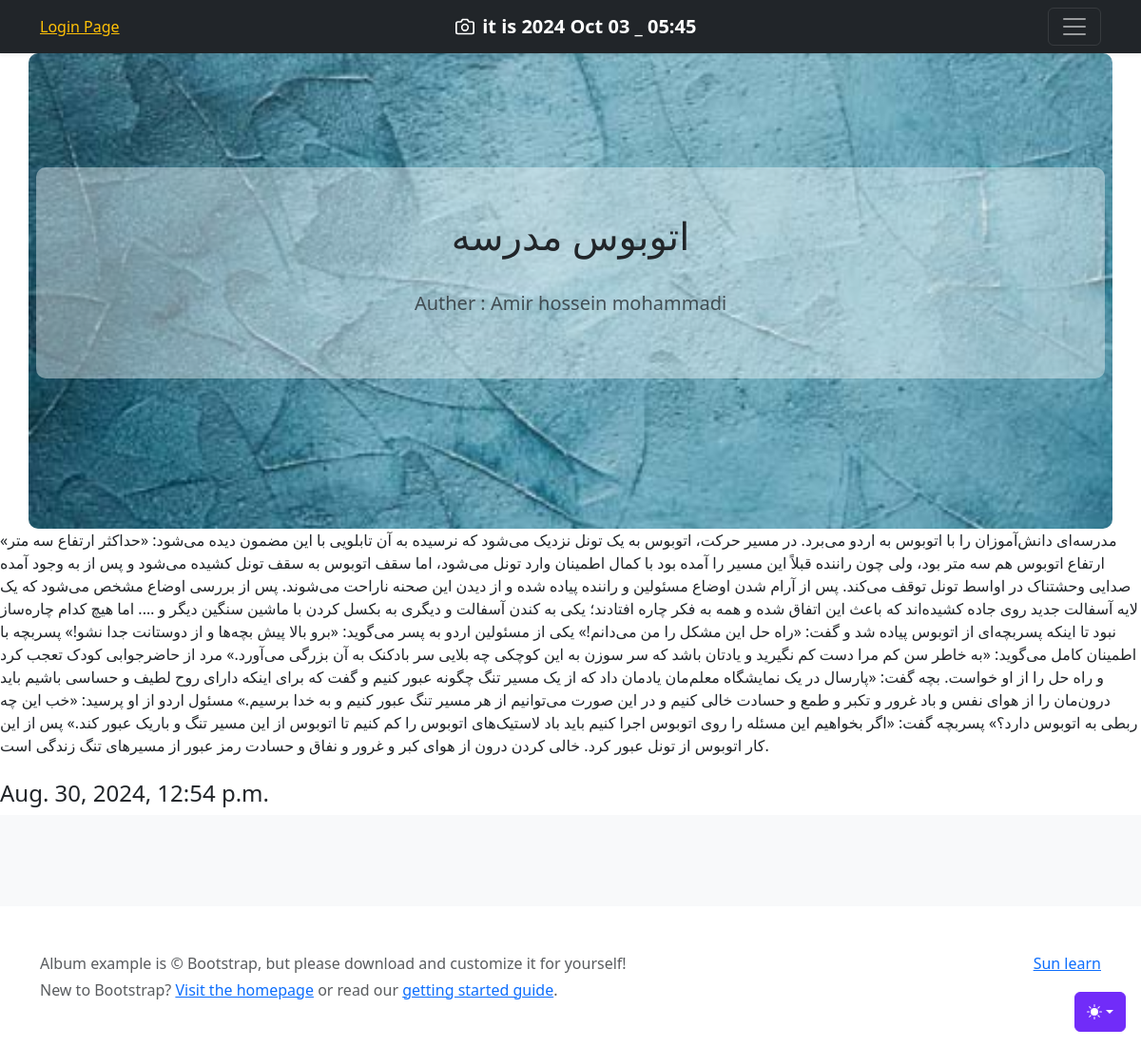
/detail/3, run on the app's committed database.
### Home/models.py (models this page shows, shortened)
class Article(models.Model):
    title = models.CharField(max_length=100) # , null=True, blank=True
    text = models.TextField(help_text="Enter your article text.")
    pub_date = models.DateTimeField(auto_now_add=True)
    updated_date = models.DateTimeField(auto_now=True)
    is_show = models.BooleanField(default=True)
    image = models.ImageField(upload_to="Home/image_article/")
    auther = models.ForeignKey(User, on_delete=models.CASCADE) # این باعث میشه که فقط فردی از بین کاربران ثبت نام شده در این سایت رو بشه به عنوان نویسنده انتخاب کرد

### Home/views.py (the view)
# urls.py: path('detail/<int:article_id>', views.detail, name='detail'),
def detail(request, article_id):
    article = get_object_or_404(Article, id=article_id)
    return render(request, 'Home/detail.html', {'article':article})

### Home/templates/Home/detail.html (shortened to what this page needs)
{% extends 'base/base.html' %}
{% block body %}
<section class="py-5 text-center container" style="background-image: url('{{ article.image.url }}'); background-size: cover; background-position: center; padding: 20px; border-radius: 10px; height: 500px;">
    <br><br><br>
    <div class="row py-lg-5" style="background-color: rgba(255, 255, 255, 0.4); padding: 20px; border-radius: 10px;">
     <div class="col-lg-6 col-md-8 mx-auto">
       <h1 class="fw-normal">{{ article.title }}</h1><br>
       <p class="lead text-body-secondary">Auther : {{ article.auther.get_full_name }}</p>
     </div>
    </div>
</section>
        <article>{{ article.text }}</article>
        <br>
        <h4>{{ article.updated_date }}</h4>
        <div>
{% endblock %}

### data on the page
Article: image (picture), title "اتوبوس مدرسه", auther.get_full_name "Amir hossein mohammadi", text "مدرسه‌ای دانش‌آموزان را با اتوبوس به اردو می‌برد. در مسیر حرکت، اتوبوس به یک تونل نزدیک می‌شود که نرسیده به آن تابلویی با این مضمون دیده می‌شود: «حداکثر ارتفاع سه متر» ارتفاع اتوبوس هم سه متر بود، ولی چون راننده قبلاً این مسیر را آمده بود با کمال اطمینان وارد تونل می‌شود، اما سقف اتوبوس به سقف تونل کشیده می‌شود و پس از به وجود آمده صدایی وحشتناک در اواسط تونل توقف می‌کند. پس از آرام شدن اوضاع مسئولین و راننده پیاده شده و از دیدن این صحنه ناراحت می‌شوند. پس از بررسی اوضاع مشخص می‌شود که یک لایه آسفالت جدید روی جاده کشیده‌اند که باعث این اتفاق شده و همه به فکر چاره افتادند؛ یکی به کندن آسفالت و دیگری به بکسل کردن با ماشین سنگین دیگر و …. اما هیچ کدام چاره‌ساز نبود تا اینکه پسربچه‌ای از اتوبوس…", updated_date "Aug. 30, 2024, 12:54 p.m."

### other printed values
{{ message }} "Sun learn"
